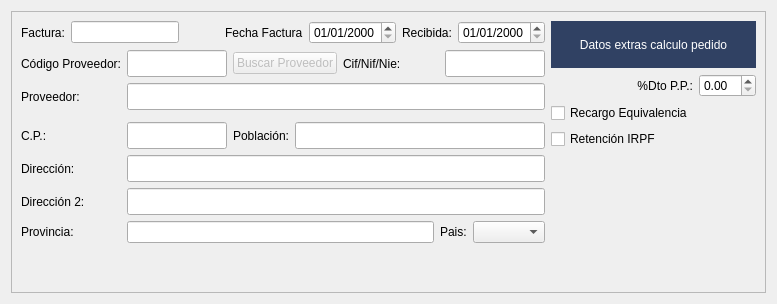
         <widget class="QWidget" name="tab_3">
          <attribute name="title">
           <string>Cabecera de Factura</string>
          </attribute>
          <layout class="QHBoxLayout" name="horizontalLayout_6">
           <item>
            <widget class="QFrame" name="frame_2">
             <property name="frameShape">
              <enum>QFrame::StyledPanel</enum>
             </property>
             <property name="frameShadow">
              <enum>QFrame::Raised</enum>
             </property>
             <layout class="QGridLayout" name="gridLayout_15">
              <item row="1" column="0">
               <widget class="QLabel" name="label_3">
                <property name="text">
                 <string>Código Proveedor:</string>
                </property>
               </widget>
              </item>
              <item row="2" column="0">
               <widget class="QLabel" name="label_4">
                <property name="text">
                 <string>Proveedor:</string>
                </property>
               </widget>
              </item>
              <item row="9" column="1">
               <spacer name="verticalSpacer">
                <property name="orientation">
                 <enum>Qt::Vertical</enum>
                </property>
                <property name="sizeHint" stdset="0">
                 <size>
                  <width>20</width>
                  <height>40</height>
                 </size>
                </property>
               </spacer>
              </item>
              <item row="6" column="1">
               <widget class="QLineEdit" name="txtdireccion1">
                <property name="minimumSize">
                 <size>
                  <width>0</width>
                  <height>27</height>
                 </size>
                </property>
               </widget>
              </item>
              <item row="7" column="0">
               <widget class="QLabel" name="label_6">
                <property name="text">
                 <string>Dirección 2:</string>
                </property>
               </widget>
              </item>
              <item row="7" column="1">
               <widget class="QLineEdit" name="txtdireccion2">
                <property name="minimumSize">
                 <size>
                  <width>0</width>
                  <height>27</height>
                 </size>
                </property>
               </widget>
              </item>
              <item row="8" column="0">
               <widget class="QLabel" name="label_13">
                <property name="text">
                 <string>Provincia:</string>
                </property>
               </widget>
              </item>
              <item row="1" column="1">
               <layout class="QHBoxLayout" name="horizontalLayout_5">
                <item>
                 <widget class="QLineEdit" name="txtcodigo_proveedor">
                  <property name="minimumSize">
                   <size>
                    <width>0</width>
                    <height>27</height>
                   </size>
                  </property>
                  <property name="maximumSize">
                   <size>
                    <width>100</width>
                    <height>16777215</height>
                   </size>
                  </property>
                 </widget>
                </item>
                <item>
                 <widget class="QPushButton" name="botBuscarCliente">
                  <property name="enabled">
                   <bool>false</bool>
                  </property>
                  <property name="text">
                   <string>Buscar Proveedor</string>
                  </property>
                  <property name="icon">
                   <iconset resource="../maya.qrc">
                    <normaloff>:/Icons/PNG/search.png</normaloff>:/Icons/PNG/search.png</iconset>
                  </property>
                 </widget>
                </item>
                <item>
                 <widget class="QLabel" name="label_15">
                  <property name="text">
                   <string>Cif/Nif/Nie:</string>
                  </property>
                 </widget>
                </item>
                <item>
                 <widget class="QLineEdit" name="txtcif">
                  <property name="minimumSize">
                   <size>
                    <width>0</width>
                    <height>27</height>
                   </size>
                  </property>
                  <property name="maximumSize">
                   <size>
                    <width>100</width>
                    <height>16777215</height>
                   </size>
                  </property>
                 </widget>
                </item>
               </layout>
              </item>
              <item row="8" column="1">
               <layout class="QHBoxLayout" name="horizontalLayout_3">
                <item>
                 <widget class="QLineEdit" name="txtprovincia"/>
                </item>
                <item>
                 <widget class="QLabel" name="label_14">
                  <property name="text">
                   <string>Pais:</string>
                  </property>
                 </widget>
                </item>
                <item>
                 <widget class="QComboBox" name="combo_pais"/>
                </item>
               </layout>
              </item>
              <item row="6" column="0">
               <widget class="QLabel" name="label_5">
                <property name="text">
                 <string>Dirección:</string>
                </property>
               </widget>
              </item>
              <item row="2" column="1">
               <widget class="QLineEdit" name="txtproveedor">
                <property name="minimumSize">
                 <size>
                  <width>0</width>
                  <height>27</height>
                 </size>
                </property>
               </widget>
              </item>
              <item row="0" column="0" colspan="2">
               <layout class="QHBoxLayout" name="horizontalLayout_7">
                <item>
                 <widget class="QLabel" name="lblnumfac">
                  <property name="text">
                   <string>Factura:</string>
                  </property>
                 </widget>
                </item>
                <item>
                 <widget class="QLineEdit" name="txtfactura"/>
                </item>
                <item>
                 <spacer name="horizontalSpacer_5">
                  <property name="orientation">
                   <enum>Qt::Horizontal</enum>
                  </property>
                  <property name="sizeHint" stdset="0">
                   <size>
                    <width>40</width>
                    <height>20</height>
                   </size>
                  </property>
                 </spacer>
                </item>
                <item>
                 <widget class="QLabel" name="label_18">
                  <property name="text">
                   <string>Fecha Factura</string>
                  </property>
                 </widget>
                </item>
                <item>
                 <widget class="QDateEdit" name="txtfecha">
                  <property name="displayFormat">
                   <string>dd/MM/yyyy</string>
                  </property>
                  <property name="calendarPopup">
                   <bool>false</bool>
                  </property>
                 </widget>
                </item>
                <item>
                 <widget class="QLabel" name="label">
                  <property name="text">
                   <string>Recibida:</string>
                  </property>
                 </widget>
                </item>
                <item>
                 <widget class="QDateEdit" name="txtrecepcion">
                  <property name="displayFormat">
                   <string>dd/MM/yyyy</string>
                  </property>
                 </widget>
                </item>
               </layout>
              </item>
              <item row="4" column="0">
               <widget class="QLabel" name="label_17">
                <property name="text">
                 <string>C.P.:</string>
                </property>
               </widget>
              </item>
              <item row="4" column="1">
               <layout class="QHBoxLayout" name="horizontalLayout_2">
                <item>
                 <widget class="QLineEdit" name="txtcp">
                  <property name="minimumSize">
                   <size>
                    <width>100</width>
                    <height>27</height>
                   </size>
                  </property>
                  <property name="maximumSize">
                   <size>
                    <width>70</width>
                    <height>16777215</height>
                   </size>
                  </property>
                 </widget>
                </item>
                <item>
                 <widget class="QLabel" name="label_7">
                  <property name="text">
                   <string>Población:</string>
                  </property>
                 </widget>
                </item>
                <item>
                 <widget class="QLineEdit" name="txtpoblacion">
                  <property name="sizePolicy">
                   <sizepolicy hsizetype="Expanding" vsizetype="Fixed">
                    <horstretch>0</horstretch>
                    <verstretch>0</verstretch>
                   </sizepolicy>
                  </property>
                  <property name="minimumSize">
                   <size>
                    <width>0</width>
                    <height>27</height>
                   </size>
                  </property>
                 </widget>
                </item>
               </layout>
              </item>
              <item row="0" column="2" rowspan="5">
               <layout class="QGridLayout" name="gridLayout">
                <item row="1" column="1">
                 <widget class="QDoubleSpinBox" name="spinPorc_dto_pp"/>
                </item>
                <item row="1" column="0">
                 <widget class="QLabel" name="label_38">
                  <property name="text">
                   <string>%Dto P.P.:</string>
                  </property>
                  <property name="alignment">
                   <set>Qt::AlignRight|Qt::AlignTrailing|Qt::AlignVCenter</set>
                  </property>
                 </widget>
                </item>
                <item row="2" column="0">
                 <widget class="QCheckBox" name="chklporc_rec">
                  <property name="text">
                   <string>Recargo Equivalencia</string>
                  </property>
                  <property name="checkable">
                   <bool>true</bool>
                  </property>
                  <property name="checked">
                   <bool>false</bool>
                  </property>
                 </widget>
                </item>
                <item row="0" column="0" colspan="2">
                 <widget class="QLabel" name="label_37">
                  <property name="styleSheet">
                   <string notr="true">background-color: #304163;
color: rgb(255,255,255);</string>
                  </property>
                  <property name="text">
                   <string>Datos extras calculo pedido</string>
                  </property>
                  <property name="alignment">
                   <set>Qt::AlignCenter</set>
                  </property>
                 </widget>
                </item>
                <item row="3" column="0">
                 <widget class="QCheckBox" name="chkRetencioirpf">
                  <property name="text">
                   <string>Retención IRPF</string>
                  </property>
                 </widget>
                </item>
               </layout>
              </item>
             </layout>
            </widget>
           </item>
          </layout>
         </widget>
